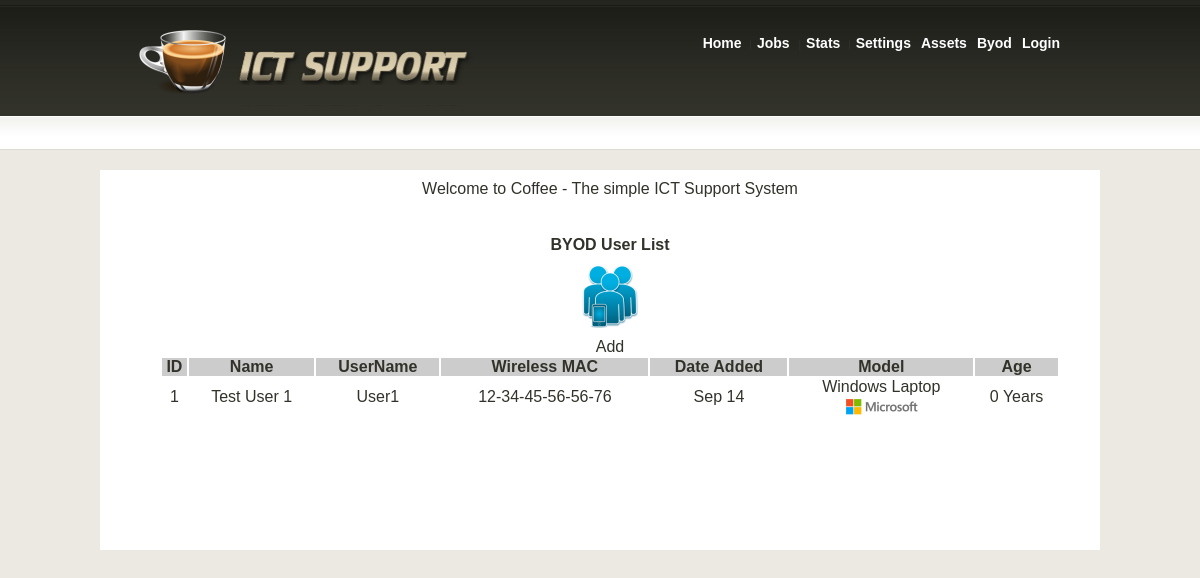
Page /show_byod.php on the committed database.
### tables this page shows
CREATE TABLE IF NOT EXISTS `byod` (
  `intID` int(11) NOT NULL AUTO_INCREMENT,
  `strPerson` varchar(255) NOT NULL,
  `strUsername` varchar(255) NOT NULL,
  `strMAC` varchar(255) NOT NULL,
  `dateAdded` datetime NOT NULL,
  `strModel` varchar(255) NOT NULL,
  PRIMARY KEY (`intID`)
);

### includes/db_connection.php (called while the page is built)
<?php
$db = new ezSQL_mysql('user','password','coffee','127.0.0.1');
?>

### includes/ez_sql_mysql.php (called while the page is built, shortened)
<?php
class ezSQL_mysql extends ezSQLcore
{
    private $ezsql_mysql_str = array
        (
            1 => 'Require $dbuser and $dbpassword to connect to a database server',
            2 => 'Error establishing mySQL database connection. Correct user/password? Correct hostname? Database server running?',
            3 => 'Require $dbname to select a database',
            4 => 'mySQL database connection is not active',
            5 => 'Unexpected error while trying to select database'
        );
    private $dbuser;
    private $dbpassword;
    private $dbhost;
    private $charset = 'utf8';
    public $show_errors = true;
    public function __construct($dbuser='', $dbpassword='', $dbname='', $dbhost='localhost', $charset='') {
        $this->dbuser = $dbuser;
        $this->dbpassword = $dbpassword;
        $this->dbname = $dbname;
        $this->dbhost = $dbhost;
    }
    public function connect($dbuser='', $dbpassword='', $dbhost='localhost', $charset='') {
        $this->connected = false;
        $this->dbuser = empty($dbuser) ? $this->dbuser : $dbuser;
        $this->dbpassword = empty($dbpassword) ? $this->dbpassword : $dbpassword;
        $this->dbhost = $dbhost!='localhost' ? $this->dbhost : $dbhost;
        $this->charset = empty($charset) ? $this->charset : $charset;
        if ( empty($this->dbuser) ) {
            $this->register_error($this->ezsql_mysql_str[1] . ' in ' . __FILE__ . ' on line ' . __LINE__);
            $this->show_errors ? trigger_error($this->ezsql_mysql_str[1], E_USER_WARNING) : null;
        } else if ( ! $this->dbh = @mysql_connect($this->dbhost, $this->dbuser, $this->dbpassword, true, 131074) ) {
            $this->register_error($this->ezsql_mysql_str[2] . ' in ' . __FILE__ . ' on line ' . __LINE__);
            $this->show_errors ? trigger_error($this->ezsql_mysql_str[2], E_USER_WARNING) : null;
        } else {
            $this->connected = true;
        }
        return $this->connected;
    }
    public function select($dbname='') {
        if ( ! $dbname ) {
            $this->register_error($this->ezsql_mysql_str[3] . ' in ' . __FILE__ . ' on line ' . __LINE__);
            $this->show_errors ? trigger_error($this->ezsql_mysql_str[3], E_USER_WARNING) : null;
        } else if ( ! $this->dbh ) {
            $this->register_error($this->ezsql_mysql_str[4] . ' in ' . __FILE__ . ' on line ' . __LINE__);
            $this->show_errors ? trigger_error($this->ezsql_mysql_str[4], E_USER_WARNING) : null;
        } else if ( !@mysql_select_db($dbname, $this->dbh) ) {
            if ( !$str = @mysql_error($this->dbh)) {
                $str = $this->ezsql_mysql_str[5];
            }
            $this->register_error($str . ' in ' .__FILE__ . ' on line ' . __LINE__);
            $this->show_errors ? trigger_error($str, E_USER_WARNING) : null;
        } else {
            $this->connected = true;
        }
        return $this->connected;
    }
    public function query($query) {
        $return_val = 0;
        $query = trim($query);
        $this->result = @mysql_query($query,$this->dbh);
        $is_insert = false;
        if ( preg_match("/^(insert|delete|update|replace)\s+/i", $query) ) {
            $this->affectedRows = @mysql_affected_rows($this->dbh);
            if ( preg_match("/^(insert|replace)\s+/i", $query) ) {
                $this->insert_id = @mysql_insert_id($this->dbh);
            }
            $return_val = $this->affectedRows;
        } else {
            $i=0;
            $num_rows=0;
            while ( $row = @mysql_fetch_object($this->result) ) {
                $num_rows++;
            }
            $this->num_rows = $num_rows;
            $return_val = $this->num_rows;
        }
        return $return_val;
    }
}

### includes/ez_sql_core.php (called while the page is built, shortened)
<?php
	class ezSQLcore
	{
		function flush()
		{
			$this->last_result = null;
		}
		function get_results($query=null, $output = OBJECT)
		{
			if ( $query )
			{
				$this->query($query);
			}
			if ( $output == OBJECT )
			{
				return $this->last_result;
			}
		}
	}

### show_byod.php (the view, shortened to what this page needs)
<?php
include 'includes/header.php';
include "includes/ez_sql_core.php";
include "includes/ez_sql_mysql.php";
include "includes/db_connection.php";
?>
<table width="1000" border="0" align="center" cellpadding="0" cellspacing="0">
  <tr bgcolor="#FFFFFF">
    <td width="20"><div align="center"> <br>
        <br>
      </div></td>
    <td valign="top" align="center">
        <table width="900" border="0" cellspacing="0" cellpadding="0">
          <tr>
            <td align="center">
                <p>Welcome to Coffee - The simple ICT Support System</p><br>
				<p><strong>BYOD User List</strong></p>
				<?php
				$byods = $db->get_results("SELECT * FROM byod ORDER BY intID DESC");
				?>
                        <p><a href="new_byod.php"><img src="images/icons/user-byod.png" width="64" height="64" border="0"></a> </p> Add<br>
                        <table width="100%" border="0" align="center" cellpadding="0" cellspacing="2">
                          <tr bgcolor="#CCCCCC">
                            <td><div align="center"><strong>ID</strong></div></td>
                            <td><div align="center"><strong>Name</strong></div></td>
                            <td><div align="center"><strong>UserName</strong></div></td>
                            <td><div align="center"><strong>Wireless MAC</strong></div></td>
                            <td><div align="center"><strong>Date Added</strong></div></td>
                            <td><div align="center"><strong>Model</strong></div></td>
							<td><div align="center"><strong>Age</strong></div></td>
                          </tr>
				<?php
			if ($byods != NULL)
			{
				foreach ($byods as $byod)
					{
						echo "<td> <div align='center'> ";
						echo "<a name='" . $byod->intID . "'>" . $byod->intID;
						echo "</div> </td><td><div align='center'> " . $byod->strPerson . "</div> </td>";
						echo "<td><div align='center'> " . $byod->strUsername . " ";
						echo "</div></td> <td> <div align='center'>  ";
						echo $byod->strMAC . "</div> </td>";
						echo "<td><div align='center'> " . date("M y",strtotime($byod->dateAdded)) . " </div> </td>";
						$strBrand = explode(" ", $byod->strModel);
						echo " <td> <div align='center'> " . $byod->strModel . "<br><img src='images/logos/" . $strBrand[0]. ".png'</td>";
						$start_date = new DateTime($byod->dateAdded);
						$end_date = new DateTime();
						$interval = $start_date->diff($end_date);
						echo "<td><div align='center'>" . $interval->format('%y Years') . "</div> </td>";
						echo "</tr>";
					}
			}
			else {echo "<p><div align='center'>No BYOD users found</p></div>";}
				?>
				</table>
            </td>
          </tr>
        </table>
  <tr bgcolor="#FFFFFF">
    <td colspan="2">
	<p><br><p><br><p><p><br><p><br><p>
	</td>
  </tr>
</body>
</html>

### css/main.css (style rules this page uses)
body { font: 62.5% Arial, Helvetica, sans-serif; color: #32322A; margin: 0; padding: 0; background: #EBE9E1; }
a:link { color: #32322A; }
a { text-decoration: none }
p { margin: 10px 0; padding: 0; }

### rows in the picture
byod: intID "1", strPerson "Test User 1", strUsername "User1", strMAC "12-34-45-56-56-76", dateAdded "Sep 14", strModel "Windows Laptop", dateAdded "0 Years"
